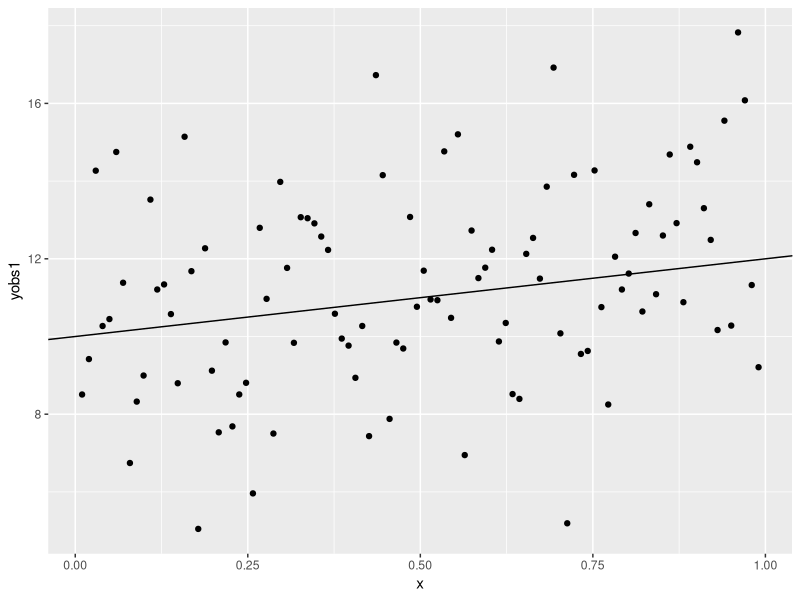
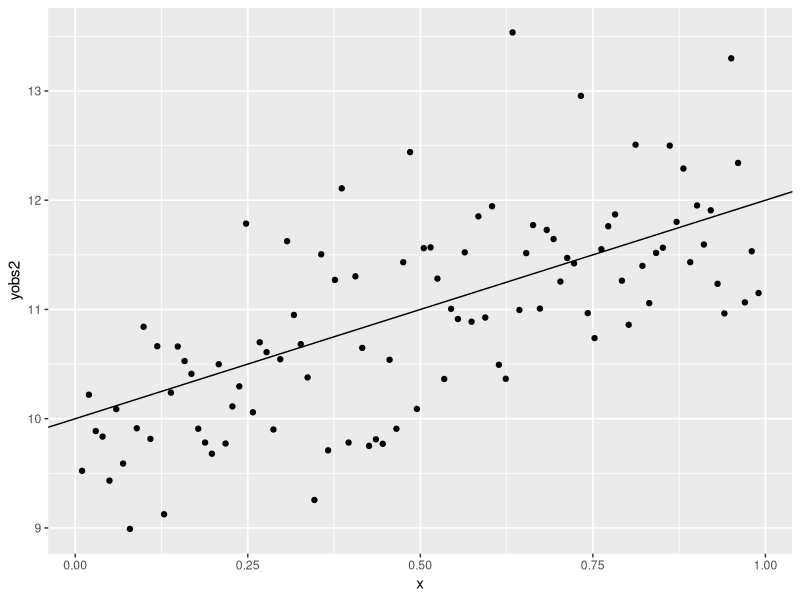
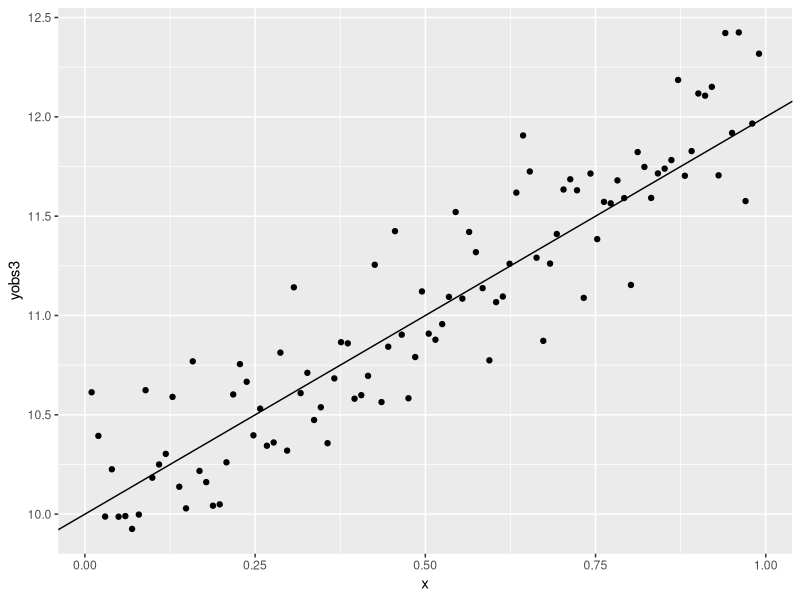
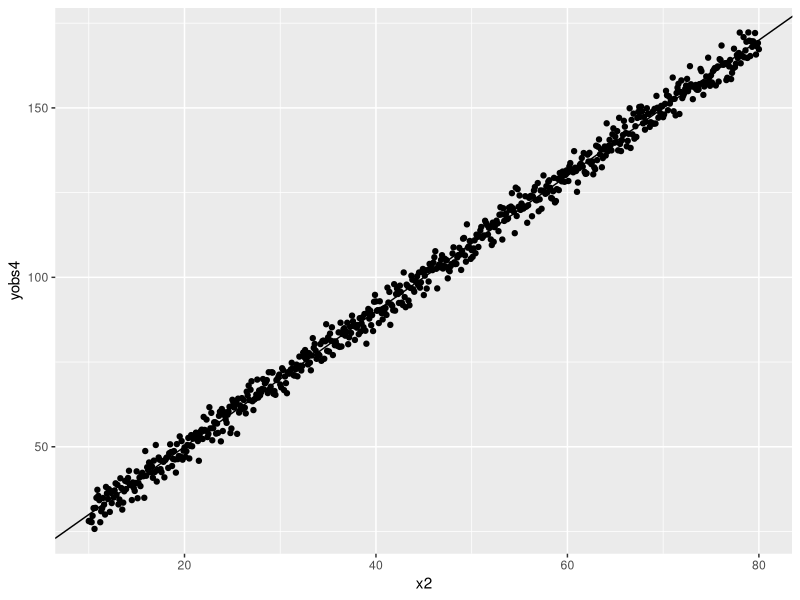
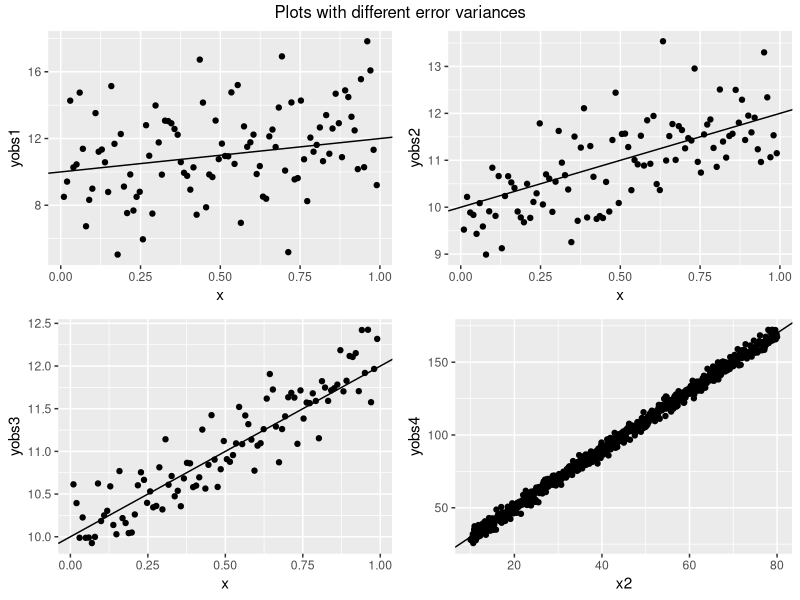

Source code (R) for these figures, in order:
## ---- chunk 1

library(ggplot2)

set.seed(123)

n = 100
x = 1:n/(n+1)

beta0 = 10
beta1 = 2

expy = beta0 + beta1*x

mu = 0.0

sigma1 = 2.7
err1 = rnorm(n, mu, sigma1)
yobs1 = expy + err1
p1 = qplot(x,yobs1)
p1 = p1 + geom_abline( intercept = beta0, slope = beta1)
p1

## ---- chunk 2
cor(x, yobs1)
## ---- chunk 3
sigma2 = 0.7
err2 = rnorm(n, mu, sigma2)
yobs2 = expy + err2
p2 = qplot(x,yobs2)
p2 = p2 + geom_abline( intercept = beta0, slope = beta1)
p2
## ---- chunk 4
cor(x,yobs2)
## ---- chunk 5
sigma3 = 0.27
err3 = rnorm(n, mu, sigma3)
yobs3 = expy + err3
p3 = qplot(x,yobs3)
p3 = p3 + geom_abline( intercept = beta0, slope = beta1)
p3
## ---- chunk 6
cor(x,yobs3)
## ---- chunk 7
sigma4 = 2.7
x2 = seq(10,80,0.1)
expy2 = beta0 + beta1*x2
err4 = rnorm(701, mu, sigma4)
yobs4 = expy2 + err4
p4 = qplot(x2,yobs4)
p4 = p4 + geom_abline( intercept = beta0, slope = beta1)
p4
## ---- chunk 8
cor(x2,yobs4)
## ---- chunk 9
library(grid)
library(gridExtra)
grid.arrange(p1, p2, p3, p4,
             ncol = 2, 
             top = "Plots with different error variances")


